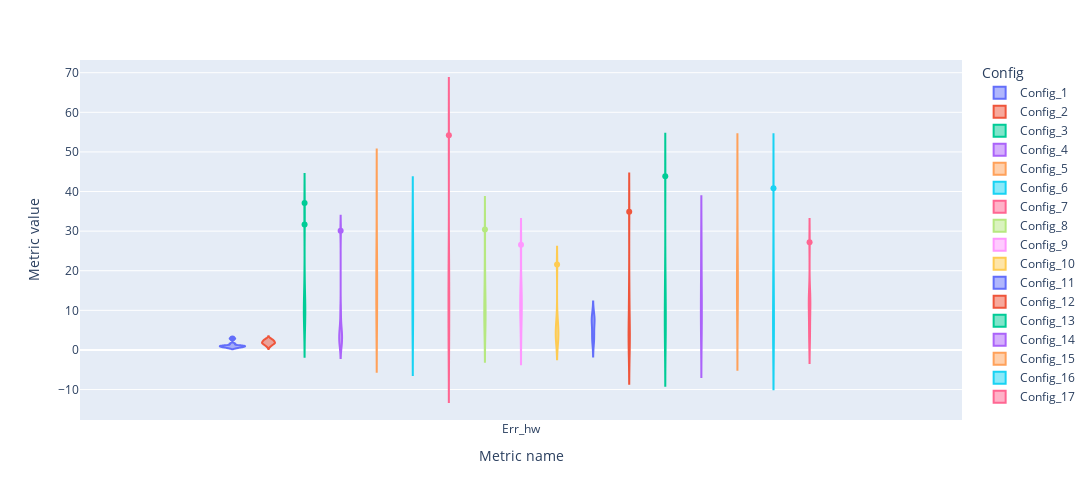

Source (notebook cell):
### Markdown cell above
### All highway

### Code cell
fig = px.violin(hw, y='Metric value', x='Metric name', color='Config', box=False, height=500, width=1200)
fig.show()

### Figure 1 — Plotly figure (JSON) as saved in the notebook; plotly's stock layout.template omitted (floating-point values rounded to 4 significant figures)
{"data": [{"alignmentgroup": "True", "box": {"visible": false}, "hovertemplate": "Config=Config_1<br>Metric name=%{x}<br>Metric value=%{y}<extra></extra>", "legendgroup": "Config_1", "marker": {"color": "#636efa"}, "name": "Config_1", "offsetgroup": "Config_1", "orientation": "v", "scalegroup": "True", "showlegend": true, "type": "violin", "x": ["Err_hw", "Err_hw", "Err_hw", "Err_hw", "Err_hw", "Err_hw", "Err_hw", "Err_hw", "Err_hw", "Err_hw"], "x0": " ", "xaxis": "x", "y": [0.8, 1.12, 0.48, 0.96, 0.64, 0.8, 2.88, 1.12, 1.6, 0.96], "y0": " ", "yaxis": "y"}, {"alignmentgroup": "True", "box": {"visible": false}, "hovertemplate": "Config=Config_2<br>Metric name=%{x}<br>Metric value=%{y}<extra></extra>", "legendgroup": "Config_2", "marker": {"color": "#EF553B"}, "name": "Config_2", "offsetgroup": "Config_2", "orientation": "v", "scalegroup": "True", "showlegend": true, "type": "violin", "x": ["Err_hw", "Err_hw", "Err_hw", "Err_hw", "Err_hw", "Err_hw", "Err_hw", "Err_hw", "Err_hw", "Err_hw"], "x0": " ", "xaxis": "x", "y": [0.96, 1.28, 2.72, 1.6, 1.92, 1.76, 2.56, 1.76, 2.4, 2.08], "y0": " ", "yaxis": "y"}, {"alignmentgroup": "True", "box": {"visible": false}, "hovertemplate": "Config=Config_3<br>Metric name=%{x}<br>Metric value=%{y}<extra></extra>", "legendgroup": "Config_3", "marker": {"color": "#00cc96"}, "name": "Config_3", "offsetgroup": "Config_3", "orientation": "v", "scalegroup": "True", "showlegend": true, "type": "violin", "x": ["Err_hw", "Err_hw", "Err_hw", "Err_hw", "Err_hw", "Err_hw", "Err_hw", "Err_hw", "Err_hw", "Err_hw"], "x0": " ", "xaxis": "x", "y": [17.28, 10.24, 10.88, 11.68, 10.72, 6.4, 9.92, 5.6, 31.68, 37.12], "y0": " ", "yaxis": "y"}, {"alignmentgroup": "True", "box": {"visible": false}, "hovertemplate": "Config=Config_4<br>Metric name=%{x}<br>Metric value=%{y}<extra></extra>", "legendgroup": "Config_4", "marker": {"color": "#ab63fa"}, "name": "Config_4", "offsetgroup": "Config_4", "orientation": "v", "scalegroup": "True", "showlegend": true, "type": "violin", "x": ["Err_hw", "Err_hw", "Err_hw", "Err_hw", "Err_hw", "Err_hw", "Err_hw", "Err_hw", "Err_hw", "Err_hw"], "x0": " ", "xaxis": "x", "y": [2.08, 4.96, 4, 30.08, 2.24, 1.76, 3.84, 5.92, 9.76, 2.08], "y0": " ", "yaxis": "y"}, {"alignmentgroup": "True", "box": {"visible": false}, "hovertemplate": "Config=Config_5<br>Metric name=%{x}<br>Metric value=%{y}<extra></extra>", "legendgroup": "Config_5", "marker": {"color": "#FFA15A"}, "name": "Config_5", "offsetgroup": "Config_5", "orientation": "v", "scalegroup": "True", "showlegend": true, "type": "violin", "x": ["Err_hw", "Err_hw", "Err_hw", "Err_hw", "Err_hw", "Err_hw", "Err_hw", "Err_hw", "Err_hw", "Err_hw"], "x0": " ", "xaxis": "x", "y": [23.36, 16.64, 21.92, 13.92, 6.08, 13.76, 11.68, 6.08, 23.84, 39.04], "y0": " ", "yaxis": "y"}, {"alignmentgroup": "True", "box": {"visible": false}, "hovertemplate": "Config=Config_6<br>Metric name=%{x}<br>Metric value=%{y}<extra></extra>", "legendgroup": "Config_6", "marker": {"color": "#19d3f3"}, "name": "Config_6", "offsetgroup": "Config_6", "orientation": "v", "scalegroup": "True", "showlegend": true, "type": "violin", "x": ["Err_hw", "Err_hw", "Err_hw", "Err_hw", "Err_hw", "Err_hw", "Err_hw", "Err_hw", "Err_hw", "Err_hw"], "x0": " ", "xaxis": "x", "y": [11.52, 31.52, 27.68, 20.16, 18.56, 20.16, 10.4, 5.76, 27.52, 7.68], "y0": " ", "yaxis": "y"}, {"alignmentgroup": "True", "box": {"visible": false}, "hovertemplate": "Config=Config_7<br>Metric name=%{x}<br>Metric value=%{y}<extra></extra>", "legendgroup": "Config_7", "marker": {"color": "#FF6692"}, "name": "Config_7", "offsetgroup": "Config_7", "orientation": "v", "scalegroup": "True", "showlegend": true, "type": "violin", "x": ["Err_hw", "Err_hw", "Err_hw", "Err_hw", "Err_hw", "Err_hw", "Err_hw", "Err_hw", "Err_hw", "Err_hw"], "x0": " ", "xaxis": "x", "y": [18.72, 6.72, 1.28, 2.88, 54.24, 21.6, 16.48, 4.16, 11.84, 15.36], "y0": " ", "yaxis": "y"}, {"alignmentgroup": "True", "box": {"visible": false}, "hovertemplate": "Config=Config_8<br>Metric name=%{x}<br>Metric value=%{y}<extra></extra>", "legendgroup": "Config_8", "marker": {"color": "#B6E880"}, "name": "Config_8", "offsetgroup": "Config_8", "orientation": "v", "scalegroup": "True", "showlegend": true, "type": "violin", "x": ["Err_hw", "Err_hw", "Err_hw", "Err_hw", "Err_hw", "Err_hw", "Err_hw", "Err_hw", "Err_hw", "Err_hw"], "x0": " ", "xaxis": "x", "y": [5.6, 5.28, 30.4, 20.96, 9.92, 9.76, 15.68, 12.48, 10.88, 7.36], "y0": " ", "yaxis": "y"}, {"alignmentgroup": "True", "box": {"visible": false}, "hovertemplate": "Config=Config_9<br>Metric name=%{x}<br>Metric value=%{y}<extra></extra>", "legendgroup": "Config_9", "marker": {"color": "#FF97FF"}, "name": "Config_9", "offsetgroup": "Config_9", "orientation": "v", "scalegroup": "True", "showlegend": true, "type": "violin", "x": ["Err_hw", "Err_hw", "Err_hw", "Err_hw", "Err_hw", "Err_hw", "Err_hw", "Err_hw", "Err_hw", "Err_hw"], "x0": " ", "xaxis": "x", "y": [7.52, 15.04, 26.56, 15.52, 8.48, 10.08, 10.24, 2.88, 14.24, 11.84], "y0": " ", "yaxis": "y"}, {"alignmentgroup": "True", "box": {"visible": false}, "hovertemplate": "Config=Config_10<br>Metric name=%{x}<br>Metric value=%{y}<extra></extra>", "legendgroup": "Config_10", "marker": {"color": "#FECB52"}, "name": "Config_10", "offsetgroup": "Config_10", "orientation": "v", "scalegroup": "True", "showlegend": true, "type": "violin", "x": ["Err_hw", "Err_hw", "Err_hw", "Err_hw", "Err_hw", "Err_hw", "Err_hw", "Err_hw", "Err_hw", "Err_hw"], "x0": " ", "xaxis": "x", "y": [21.6, 2.4, 2.88, 7.36, 2.08, 4.96, 7.36, 4.8, 4.48, 3.84], "y0": " ", "yaxis": "y"}, {"alignmentgroup": "True", "box": {"visible": false}, "hovertemplate": "Config=Config_11<br>Metric name=%{x}<br>Metric value=%{y}<extra></extra>", "legendgroup": "Config_11", "marker": {"color": "#636efa"}, "name": "Config_11", "offsetgroup": "Config_11", "orientation": "v", "scalegroup": "True", "showlegend": true, "type": "violin", "x": ["Err_hw", "Err_hw", "Err_hw", "Err_hw", "Err_hw", "Err_hw", "Err_hw", "Err_hw", "Err_hw", "Err_hw"], "x0": " ", "xaxis": "x", "y": [7.68, 8.8, 8, 6.72, 8.16, 2.72, 1.76, 6.4, 3.68, 3.68], "y0": " ", "yaxis": "y"}, {"alignmentgroup": "True", "box": {"visible": false}, "hovertemplate": "Config=Config_12<br>Metric name=%{x}<br>Metric value=%{y}<extra></extra>", "legendgroup": "Config_12", "marker": {"color": "#EF553B"}, "name": "Config_12", "offsetgroup": "Config_12", "orientation": "v", "scalegroup": "True", "showlegend": true, "type": "violin", "x": ["Err_hw", "Err_hw", "Err_hw", "Err_hw", "Err_hw", "Err_hw", "Err_hw", "Err_hw", "Err_hw", "Err_hw"], "x0": " ", "xaxis": "x", "y": [4.32, 14.72, 3.52, 4.64, 34.88, 1.12, 2.56, 1.44, 4.8, 12.32], "y0": " ", "yaxis": "y"}, {"alignmentgroup": "True", "box": {"visible": false}, "hovertemplate": "Config=Config_13<br>Metric name=%{x}<br>Metric value=%{y}<extra></extra>", "legendgroup": "Config_13", "marker": {"color": "#00cc96"}, "name": "Config_13", "offsetgroup": "Config_13", "orientation": "v", "scalegroup": "True", "showlegend": true, "type": "violin", "x": ["Err_hw", "Err_hw", "Err_hw", "Err_hw", "Err_hw", "Err_hw", "Err_hw", "Err_hw", "Err_hw", "Err_hw"], "x0": " ", "xaxis": "x", "y": [1.76, 43.84, 17.6, 17.44, 6.56, 6.88, 11.68, 8.48, 2.08, 8.64], "y0": " ", "yaxis": "y"}, {"alignmentgroup": "True", "box": {"visible": false}, "hovertemplate": "Config=Config_14<br>Metric name=%{x}<br>Metric value=%{y}<extra></extra>", "legendgroup": "Config_14", "marker": {"color": "#ab63fa"}, "name": "Config_14", "offsetgroup": "Config_14", "orientation": "v", "scalegroup": "True", "showlegend": true, "type": "violin", "x": ["Err_hw", "Err_hw", "Err_hw", "Err_hw", "Err_hw", "Err_hw", "Err_hw", "Err_hw", "Err_hw", "Err_hw"], "x0": " ", "xaxis": "x", "y": [12.32, 27.84, 16.32, 8.96, 12.32, 25.6, 5.44, 4.16, 17.76, 6.08], "y0": " ", "yaxis": "y"}, {"alignmentgroup": "True", "box": {"visible": false}, "hovertemplate": "Config=Config_15<br>Metric name=%{x}<br>Metric value=%{y}<extra></extra>", "legendgroup": "Config_15", "marker": {"color": "#FFA15A"}, "name": "Config_15", "offsetgroup": "Config_15", "orientation": "v", "scalegroup": "True", "showlegend": true, "type": "violin", "x": ["Err_hw", "Err_hw", "Err_hw", "Err_hw", "Err_hw", "Err_hw", "Err_hw", "Err_hw", "Err_hw", "Err_hw"], "x0": " ", "xaxis": "x", "y": [9.6, 18.88, 6.72, 13.6, 16.16, 42.72, 15.52, 18.4, 28.16, 25.44], "y0": " ", "yaxis": "y"}, {"alignmentgroup": "True", "box": {"visible": false}, "hovertemplate": "Config=Config_16<br>Metric name=%{x}<br>Metric value=%{y}<extra></extra>", "legendgroup": "Config_16", "marker": {"color": "#19d3f3"}, "name": "Config_16", "offsetgroup": "Config_16", "orientation": "v", "scalegroup": "True", "showlegend": true, "type": "violin", "x": ["Err_hw", "Err_hw", "Err_hw", "Err_hw", "Err_hw", "Err_hw", "Err_hw", "Err_hw", "Err_hw", "Err_hw"], "x0": " ", "xaxis": "x", "y": [4.48, 3.68, 12.16, 6.24, 23.2, 40.8, 18.24, 5.28, 4.16, 11.04], "y0": " ", "yaxis": "y"}, {"alignmentgroup": "True", "box": {"visible": false}, "hovertemplate": "Config=Config_17<br>Metric name=%{x}<br>Metric value=%{y}<extra></extra>", "legendgroup": "Config_17", "marker": {"color": "#FF6692"}, "name": "Config_17", "offsetgroup": "Config_17", "orientation": "v", "scalegroup": "True", "showlegend": true, "type": "violin", "x": ["Err_hw", "Err_hw", "Err_hw", "Err_hw", "Err_hw", "Err_hw", "Err_hw", "Err_hw", "Err_hw", "Err_hw"], "x0": " ", "xaxis": "x", "y": [13.44, 12.48, 12.96, 27.2, 7.68, 2.56, 7.04, 3.36, 12.64, 10.56], "y0": " ", "yaxis": "y"}], "layout": {"height": 500, "legend": {"title": {"text": "Config"}, "tracegroupgap": 0}, "margin": {"t": 60}, "violinmode": "group", "width": 1200, "xaxis": {"anchor": "y", "domain": [0, 1], "title": {"text": "Metric name"}}, "yaxis": {"anchor": "x", "domain": [0, 1], "title": {"text": "Metric value"}}}}
